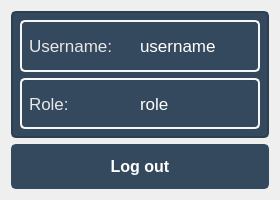
<?xml version="1.0" encoding="UTF-8"?>
<ui version="4.0">
 <class>AccountInformation</class>
 <widget class="QDialog" name="AccountInformation">
  <property name="geometry">
   <rect>
    <x>0</x>
    <y>0</y>
    <width>280</width>
    <height>200</height>
   </rect>
  </property>
  <property name="sizePolicy">
   <sizepolicy hsizetype="Preferred" vsizetype="Fixed">
    <horstretch>0</horstretch>
    <verstretch>0</verstretch>
   </sizepolicy>
  </property>
  <property name="minimumSize">
   <size>
    <width>280</width>
    <height>200</height>
   </size>
  </property>
  <property name="maximumSize">
   <size>
    <width>400</width>
    <height>200</height>
   </size>
  </property>
  <property name="windowTitle">
   <string>Account Information</string>
  </property>
  <property name="windowIcon">
   <iconset resource="../icons/resource.qrc">
    <normaloff>:/icons/cart.png</normaloff>:/icons/cart.png</iconset>
  </property>
  <property name="styleSheet">
   <string notr="true">QMainWindow {
background-color: qlineargradient(
    x1:0, y1:0, x2:0, y2:1,
    stop:0 #FFFFFF,
    stop:1 #E8E8E8
);
}

#info_widget {
    background-color: #34495e;
    border-radius: 5px;
    border: 2px solid #2c3e50;
}

QLabel#username_text_lbl,
QLabel#role_text_lbl {
    color: #E8E8E8;
}

QLabel#username_lbl,
QLabel#role_lbl {
    color: #FFFFFF;
}

#username_widget,
#role_widget {
	border: 2px solid #F5F7F9;
	border-radius: 5px
}

QPushButton {
    background-color: #34495e;
    color: white;
    border: 2px solid #34495e;
    border-radius: 5px;
    font-size: 12pt;
}

QPushButton:hover {
    background-color: #2c3e50;
    border-color: #2c3e50;
}

QPushButton:pressed {
    background-color: #22313f;
    border-color: #22313f;
}



</string>
  </property>
  <layout class="QGridLayout" name="gridLayout_4">
   <item row="0" column="0">
    <layout class="QVBoxLayout" name="verticalLayout_3">
     <item>
      <layout class="QVBoxLayout" name="verticalLayout_2">
       <item>
        <widget class="QWidget" name="info_widget" native="true">
         <layout class="QGridLayout" name="gridLayout_3">
          <item row="0" column="0">
           <layout class="QVBoxLayout" name="verticalLayout">
            <item>
             <widget class="QWidget" name="username_widget" native="true">
              <layout class="QGridLayout" name="gridLayout">
               <item row="0" column="0">
                <layout class="QHBoxLayout" name="horizontalLayout">
                 <property name="spacing">
                  <number>0</number>
                 </property>
                 <item>
                  <widget class="QLabel" name="username_text_lbl">
                   <property name="font">
                    <font>
                     <pointsize>13</pointsize>
                     <fontweight>DemiBold</fontweight>
                    </font>
                   </property>
                   <property name="text">
                    <string>Username:</string>
                   </property>
                   <property name="alignment">
                    <set>Qt::AlignmentFlag::AlignLeading|Qt::AlignmentFlag::AlignLeft|Qt::AlignmentFlag::AlignVCenter</set>
                   </property>
                  </widget>
                 </item>
                 <item>
                  <widget class="QLabel" name="username_lbl">
                   <property name="font">
                    <font>
                     <pointsize>13</pointsize>
                     <fontweight>DemiBold</fontweight>
                    </font>
                   </property>
                   <property name="text">
                    <string>username</string>
                   </property>
                   <property name="alignment">
                    <set>Qt::AlignmentFlag::AlignLeading|Qt::AlignmentFlag::AlignLeft|Qt::AlignmentFlag::AlignVCenter</set>
                   </property>
                  </widget>
                 </item>
                </layout>
               </item>
              </layout>
             </widget>
            </item>
            <item>
             <widget class="QWidget" name="role_widget" native="true">
              <layout class="QGridLayout" name="gridLayout_2">
               <item row="0" column="0">
                <layout class="QHBoxLayout" name="horizontalLayout_2">
                 <property name="spacing">
                  <number>0</number>
                 </property>
                 <item>
                  <widget class="QLabel" name="role_text_lbl">
                   <property name="font">
                    <font>
                     <pointsize>13</pointsize>
                     <fontweight>DemiBold</fontweight>
                    </font>
                   </property>
                   <property name="text">
                    <string>Role:</string>
                   </property>
                   <property name="alignment">
                    <set>Qt::AlignmentFlag::AlignLeading|Qt::AlignmentFlag::AlignLeft|Qt::AlignmentFlag::AlignVCenter</set>
                   </property>
                  </widget>
                 </item>
                 <item>
                  <widget class="QLabel" name="role_lbl">
                   <property name="font">
                    <font>
                     <pointsize>13</pointsize>
                     <fontweight>DemiBold</fontweight>
                    </font>
                   </property>
                   <property name="text">
                    <string>role</string>
                   </property>
                   <property name="alignment">
                    <set>Qt::AlignmentFlag::AlignLeading|Qt::AlignmentFlag::AlignLeft|Qt::AlignmentFlag::AlignVCenter</set>
                   </property>
                  </widget>
                 </item>
                </layout>
               </item>
              </layout>
             </widget>
            </item>
           </layout>
          </item>
         </layout>
        </widget>
       </item>
      </layout>
     </item>
     <item>
      <widget class="QPushButton" name="logout_btn">
       <property name="minimumSize">
        <size>
         <width>200</width>
         <height>45</height>
        </size>
       </property>
       <property name="font">
        <font>
         <pointsize>12</pointsize>
         <bold>true</bold>
        </font>
       </property>
       <property name="text">
        <string>Log out</string>
       </property>
      </widget>
     </item>
    </layout>
   </item>
  </layout>
 </widget>
 <resources>
  <include location="../icons/resource.qrc"/>
 </resources>
 <connections/>
</ui>
